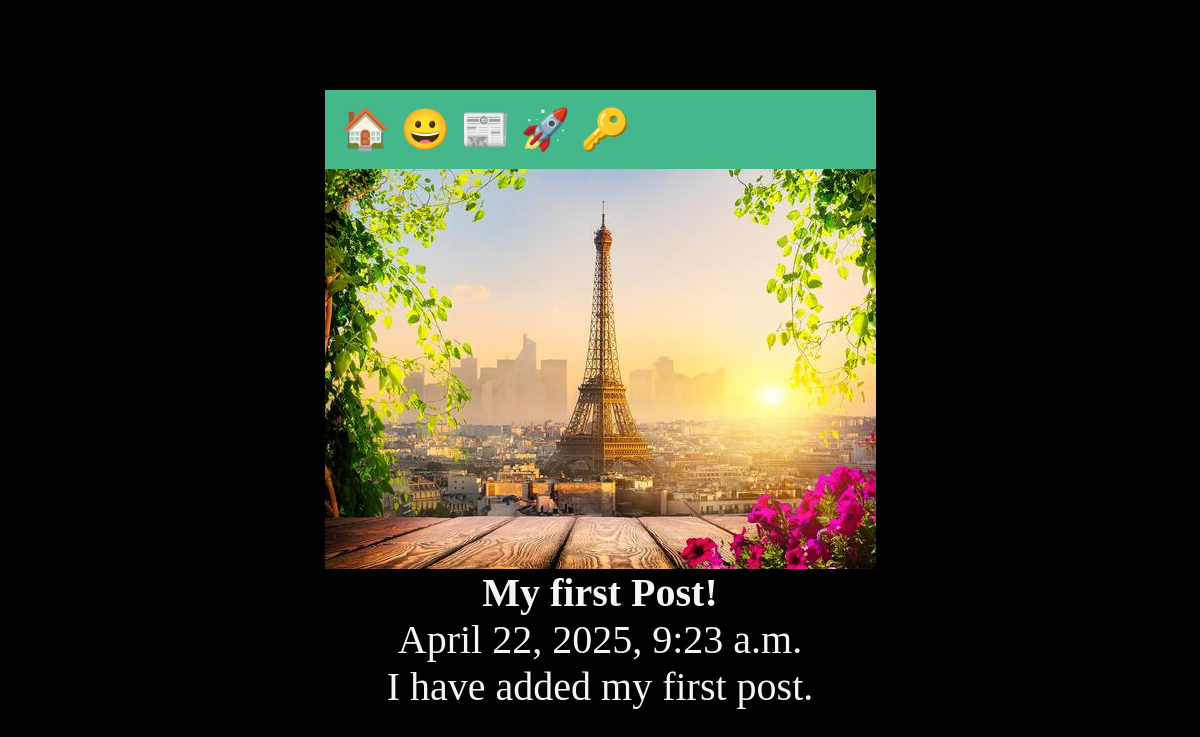
The page /posts/my-first-post on the database its author committed.
### posts/models.py (models this page shows, shortened)
class Post(models.Model):
    title = models.CharField(max_length=75)
    body = models.TextField()
    slug = models.SlugField()
    date = models.DateTimeField(auto_now_add=True)
    banner = models.ImageField(default='fallback.png', blank=True)

### posts/views.py (the view)
# urls.py: path('<slug:slug>', views.post_page, name='page'),
def post_page(request, slug):
    post = Post.objects.get(slug=slug)
    return render(request, 'posts/post_page.html', { 'post': post })

### posts/templates/posts/post_page.html (shortened to what this page needs)
{% extends "layout.html" %}
{% block content %}
    <section>
        <img
            class="banner"
            src="{{ post.banner.url }}"
            alt="{{ post.title }}"
        />
        <h1>{{ post.title }}</h1>
        <p>{{ post.date }}</p>
        <p>{{ post.body }}</p>
    </section>
{% endblock %}

### static/css/style.css (style rules this page uses)
* { margin: 0; padding: 0; box-sizing: border-box; }
body { min-height: 100vh; display: grid; place-content: center; font-size: 3rem; background-color: black; color: whitesmoke; }
h1, p { text-align: center; }
h1, p { text-align: center; font-size: 2.5rem; }
.banner { display: block; width: 100%; max-width: 800px; }

### rows shown on the page
Post: banner (picture), title "My first Post!", date "April 22, 2025, 9:23 a.m.", body "I have added my first post."
